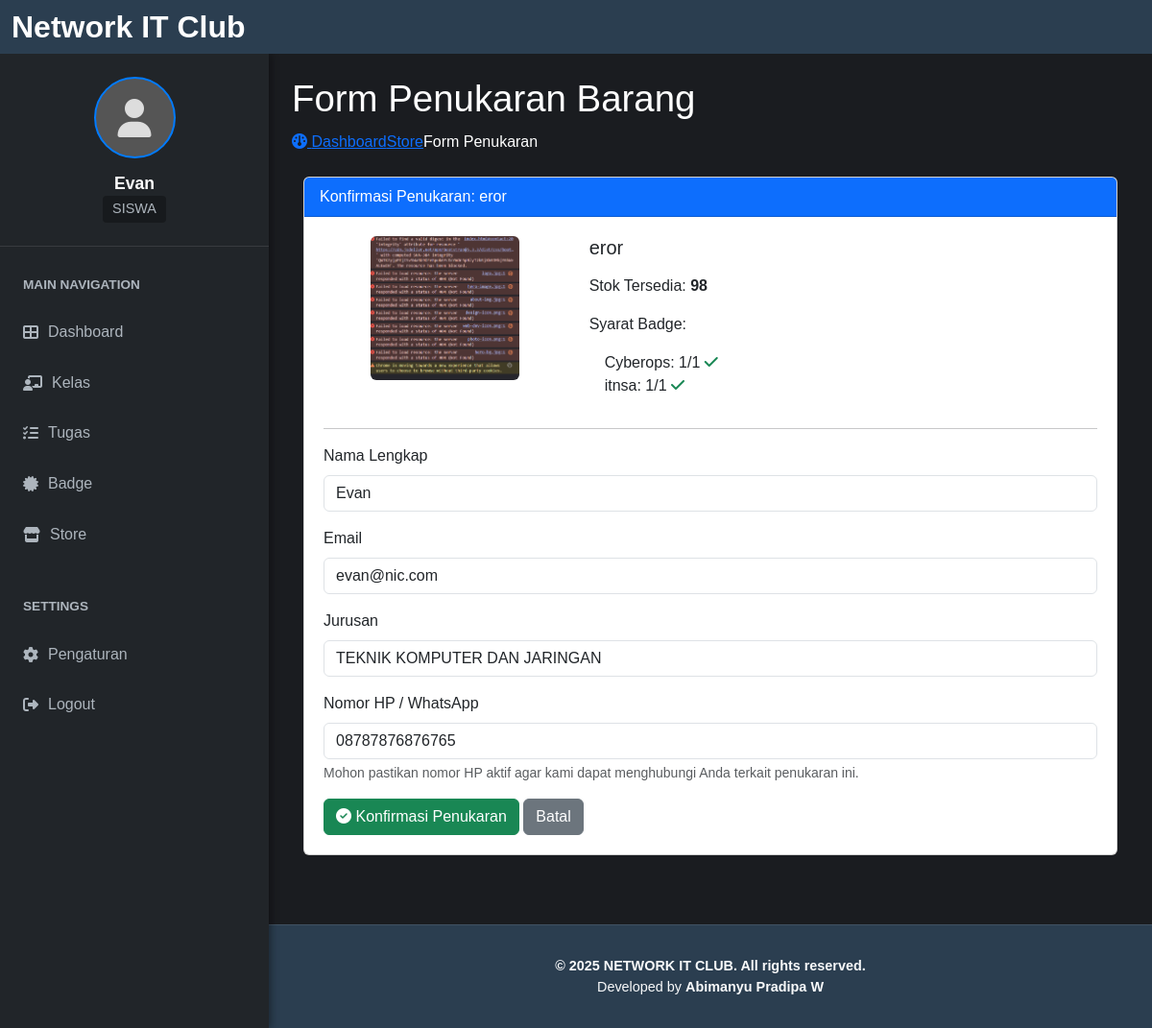
The page /dashboard/store_siswa/redeem_form.php?item_id=8 (signed in) on the database its author committed.
### tables this page shows
CREATE TABLE `store_items` (
  `id` int(11) NOT NULL,
  `name` varchar(100) NOT NULL,
  `description` text DEFAULT NULL,
  `image_url` varchar(255) DEFAULT NULL,
  `stock` int(11) DEFAULT 0,
  `created_at` timestamp NOT NULL DEFAULT current_timestamp()
);

CREATE TABLE `badges` (
  `id` int(11) NOT NULL,
  `name` varchar(100) NOT NULL,
  `description` text DEFAULT NULL,
  `image_url` varchar(255) DEFAULT NULL,
  `created_at` timestamp NOT NULL DEFAULT current_timestamp()
);

CREATE TABLE `users` (
  `id` int(11) NOT NULL,
  `username` varchar(50) NOT NULL,
  `password` varchar(255) NOT NULL,
  `email` varchar(100) NOT NULL,
  `role` enum('admin','teknisi','siswa','developer') NOT NULL,
  `full_name` varchar(100) DEFAULT NULL,
  `photo` varchar(255) DEFAULT NULL,
  `kelas` enum('X','XI','XII') DEFAULT NULL,
  `jurusan` enum('TEKNIK KOMPUTER DAN JARINGAN','TEKNIK PENGELASAN','TEKNIK PEMESINAN','TEKNK INSTALASI TENAGA LISTRIK','TEKNIK KENDARAAN RINGAN','BROADCASTING DAN PERFILEMAN','DESAIN KOMUNIKASI VISUAL','PEMASARAN') DEFAULT NULL,
  `create_at` datetime NOT NULL DEFAULT current_timestamp(),
  `session_id` varchar(255) DEFAULT NULL,
  `phone_number` varchar(50) DEFAULT NULL
);

### dashboard/store_siswa/redeem_form.php (the view, shortened to what this page needs)
<?php
require_once '../../includes/inc_koneksi.php';
require_once '../dashboard_header.php';
$page_title = "Form Penukaran Barang";
$user_id = $_SESSION['user_id'];
$item_id = isset($_GET['item_id']) ? (int)$_GET['item_id'] : 0;
$full_name = '';
$email = '';
$jurusan = '';
$phone_number = '';
$user_q = mysqli_query($koneksi, "SELECT full_name, email, jurusan, phone_number FROM users WHERE id = $user_id");
if ($user_q && mysqli_num_rows($user_q) > 0) {
    $user_data = mysqli_fetch_assoc($user_q);
    $full_name = $user_data['full_name'];
    $email = $user_data['email'];
    $jurusan = $user_data['jurusan'] ?? '';
    $phone_number = $user_data['phone_number'] ?? '';
} else {
    $_SESSION['error_message'] = "Data pengguna tidak ditemukan.";
    header("Location: index.php?error=user_not_found");
    exit();
}
$item_q = mysqli_query($koneksi, "SELECT id, name, description, image_url, stock FROM store_items WHERE id = $item_id");
$item_data = mysqli_fetch_assoc($item_q);
$rules = [];
$rule_result = mysqli_query($koneksi, "SELECT badge_id, badge_count_required FROM store_item_badge_rules WHERE store_item_id = $item_id");
while ($row = mysqli_fetch_assoc($rule_result)) {
    $rules[$row['badge_id']] = $row['badge_count_required'];
}
$owned_badges = [];
$user_badges_q = mysqli_query($koneksi, "SELECT badge_id, COUNT(*) as jumlah FROM user_badges WHERE user_id = $user_id GROUP BY badge_id");
while ($row = mysqli_fetch_assoc($user_badges_q)) {
    $owned_badges[$row['badge_id']] = $row['jumlah'];
}
?>
<div class="content-wrapper mb-5">
    <section class="content-header">
        <h1><?= $page_title ?></h1>
        <ol class="breadcrumb">
            <li><a href="../../index.php"><i class="fa fa-dashboard"></i> Dashboard</a></li>
            <li><a href="index.php">Store</a></li>
            <li class="active">Form Penukaran</li>
        </ol>
    </section>
    <div class="container mt-4">
        <div class="card">
            <div class="card-header bg-primary text-white">
                Konfirmasi Penukaran: <?= htmlspecialchars($item_data['name']) ?>
            </div>
            <div class="card-body">
                <div class="row mb-3">
                    <div class="col-md-4 text-center">
                        <?php if (!empty($item_data['image_url'])): ?>
                            <img src="../../uploads/<?= htmlspecialchars($item_data['image_url']) ?>" class="img-fluid rounded" alt="Gambar Barang" style="max-height: 150px; object-fit: contain;">
                        <?php endif; ?>
                    </div>
                    <div class="col-md-8">
                        <h5><?= htmlspecialchars($item_data['name']) ?></h5>
                        <p>Stok Tersedia: <strong><?= (int)$item_data['stock'] ?></strong></p>
                        <p>Syarat Badge:</p>
                        <ul class="list-unstyled ms-3">
                            <?php if (empty($rules)): ?>
                                <li>Tidak ada syarat badge.</li>
                            <?php else: ?>
                                <?php foreach ($rules as $badge_id => $required):
                                    $badge_name = mysqli_fetch_assoc(mysqli_query($koneksi, "SELECT name FROM badges WHERE id = $badge_id"))['name'] ?? 'Unknown Badge';
                                    $owned = $owned_badges[$badge_id] ?? 0;
                                    $meets = $owned >= $required;
                                ?>
                                    <li>
                                        <?= htmlspecialchars($badge_name) ?>:
                                        <?= $owned ?>/<?= $required ?>
                                        <?= $meets ? '<i class="fa fa-check text-success"></i>' : '<i class="fa fa-times text-danger"></i>' ?>
                                    </li>
                                <?php endforeach; ?>
                            <?php endif; ?>
                        </ul>
                    </div>
                </div>
                <hr>
                <form method="POST" action="process_redeem.php">
                    <div class="mb-3">
                        <label for="full_name" class="form-label">Nama Lengkap</label>
                        <input type="text" class="form-control" id="full_name" name="full_name" value="<?= htmlspecialchars($full_name) ?>" readonly>
                    </div>
                    <div class="mb-3">
                        <label for="email" class="form-label">Email</label>
                        <input type="email" class="form-control" id="email" name="email" value="<?= htmlspecialchars($email) ?>" readonly>
                    </div>
                    <div class="mb-3">
                        <label for="jurusan" class="form-label">Jurusan</label>
                        <input type="text" class="form-control" id="jurusan" name="jurusan" value="<?= htmlspecialchars($jurusan) ?>" readonly>
                    </div>
                    <div class="mb-3">
                        <label for="phone_number" class="form-label">Nomor HP / WhatsApp</label>
                        <input type="text" class="form-control" id="phone_number" name="phone_number" value="<?= htmlspecialchars($phone_number) ?>" placeholder="Cth: 081234567890" required>
                        <div class="form-text">Mohon pastikan nomor HP aktif agar kami dapat menghubungi Anda terkait penukaran ini.</div>
                    </div>
                    <button type="submit" class="btn btn-success"><i class="fa fa-check-circle"></i> Konfirmasi Penukaran</button>
                    <a href="index.php" class="btn btn-secondary">Batal</a>
                </form>
            </div>
        </div>
    </div>
</div>
<?php require_once '../dashboard_footer.php'; ?>

### css/dashboard.css (style rules this page uses)
:root { --sidebar-width: 280px; --navbar-height: 56px; --footer-height: 60px; --header-bg: #2b3e50; --sidebar-bg: #212529; --main-content-bg: #1a1c20; --text-color: #ffffff; --accent-color: #007bff; --muted-text: #adb5bd; --navbar-brand-desktop-size: 2rem; --navbar-brand-tablet-size: 1.5rem; --navbar-brand-mobile-size: 1.25rem; --profile-name-desktop-size: 1.1rem; --profile-name-tablet-size: 1rem; --profile-name-mobile-size: 0.9rem; --profile-role-desktop-size: 0.9rem; --profile-role-tablet-size: 0.8rem; --profile-role-mobile-size: 0.7rem; --sidebar-heading-desktop-size: 0.85rem; --sidebar-heading-tablet-size: 0.75rem; --sidebar-heading-mobile-size: 0.65rem; --list-item-desktop-size: 1rem; --list-item-tablet-size: 0.9rem; --list-item-mobile-size: 0.8rem; --card-icon-desktop-size: 5rem; --card-icon-mobile-size: 4.5rem; }
body { background-color: var(--main-content-bg); color: var(--text-color); font-family: "Segoe UI", Tahoma, Geneva, Verdana, sans-serif; margin: 0; min-height: 100vh; display: flex; flex-direction: column; }
.card-body { position: relative; padding: 1.25rem; }

### dashboard/css/class.css (style rules this page uses)
:root { --blue: #2a33bf; --white: #ffffff; --black: #000000; --bg: #121212; }
body { background-color: var(--bg); color: var(--white); font-family: Arial, sans-serif; text-decoration: none; }

### dashboard/css/material.css (style rules this page uses)
h1 { font-size: 2.4rem; margin-bottom: 10px; color: #fefefe; }

### rows shown on the page
store_items: name "eror", image_url (picture), stock "98"
badges: name "Cyberops"
badges: name "itnsa"
users: full_name "Evan", email "evan@nic.com", jurusan "TEKNIK KOMPUTER DAN JARINGAN", phone_number "08787876876765"

### other values the page prints
$logged_in_username "Evan"
$logged_in_role "SISWA"
$text "Dashboard"
$text "Kelas"
$text "Tugas"
$text "Badge"
$text "Store"
$page_title "Form Penukaran Barang"
$owned "1"
$required "1"
